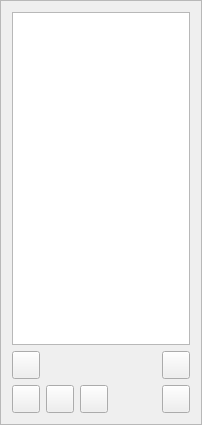
<?xml version="1.0" encoding="UTF-8"?>
<ui version="4.0">
 <class>RouteMapBase</class>
 <widget class="QFrame" name="RouteMapBase">
  <property name="geometry">
   <rect>
    <x>0</x>
    <y>0</y>
    <width>202</width>
    <height>425</height>
   </rect>
  </property>
  <property name="windowTitle">
   <string>Frame</string>
  </property>
  <property name="frameShape">
   <enum>QFrame::StyledPanel</enum>
  </property>
  <property name="frameShadow">
   <enum>QFrame::Raised</enum>
  </property>
  <layout class="QVBoxLayout" name="verticalLayout">
   <item>
    <widget class="QTableView" name="routeList">
     <property name="editTriggers">
      <set>QAbstractItemView::DoubleClicked|QAbstractItemView::EditKeyPressed</set>
     </property>
     <property name="tabKeyNavigation">
      <bool>true</bool>
     </property>
     <property name="alternatingRowColors">
      <bool>true</bool>
     </property>
     <property name="selectionMode">
      <enum>QAbstractItemView::SingleSelection</enum>
     </property>
     <property name="selectionBehavior">
      <enum>QAbstractItemView::SelectRows</enum>
     </property>
     <property name="textElideMode">
      <enum>Qt::ElideNone</enum>
     </property>
     <property name="horizontalScrollMode">
      <enum>QAbstractItemView::ScrollPerPixel</enum>
     </property>
     <property name="showGrid">
      <bool>false</bool>
     </property>
     <property name="sortingEnabled">
      <bool>true</bool>
     </property>
     <property name="cornerButtonEnabled">
      <bool>false</bool>
     </property>
     <attribute name="horizontalHeaderStretchLastSection">
      <bool>true</bool>
     </attribute>
     <attribute name="verticalHeaderVisible">
      <bool>false</bool>
     </attribute>
     <attribute name="verticalHeaderVisible">
      <bool>false</bool>
     </attribute>
     <attribute name="horizontalHeaderStretchLastSection">
      <bool>true</bool>
     </attribute>
    </widget>
   </item>
   <item>
    <layout class="QHBoxLayout" name="horizontalLayout_2">
     <property name="topMargin">
      <number>0</number>
     </property>
     <item>
      <widget class="QPushButton" name="btnLoad">
       <property name="minimumSize">
        <size>
         <width>28</width>
         <height>28</height>
        </size>
       </property>
       <property name="maximumSize">
        <size>
         <width>28</width>
         <height>28</height>
        </size>
       </property>
       <property name="toolTip">
        <string>Load selected Routing Map into current song.</string>
       </property>
       <property name="text">
        <string/>
       </property>
      </widget>
     </item>
     <item>
      <spacer name="horizontalSpacer_2">
       <property name="orientation">
        <enum>Qt::Horizontal</enum>
       </property>
       <property name="sizeHint" stdset="0">
        <size>
         <width>40</width>
         <height>20</height>
        </size>
       </property>
      </spacer>
     </item>
     <item>
      <widget class="QPushButton" name="btnLink">
       <property name="minimumSize">
        <size>
         <width>28</width>
         <height>28</height>
        </size>
       </property>
       <property name="maximumSize">
        <size>
         <width>28</width>
         <height>28</height>
        </size>
       </property>
       <property name="toolTip">
        <string>Set the currently selected Route Map as the default for the currently loaded song.</string>
       </property>
       <property name="text">
        <string/>
       </property>
       <property name="shortcut">
        <string>Ctrl+Shift+L</string>
       </property>
      </widget>
     </item>
    </layout>
   </item>
   <item>
    <layout class="QHBoxLayout" name="horizontalLayout">
     <item>
      <widget class="QPushButton" name="btnEdit">
       <property name="minimumSize">
        <size>
         <width>28</width>
         <height>28</height>
        </size>
       </property>
       <property name="maximumSize">
        <size>
         <width>28</width>
         <height>28</height>
        </size>
       </property>
       <property name="toolTip">
        <string>Edit selected Routing Map notes</string>
       </property>
       <property name="text">
        <string/>
       </property>
      </widget>
     </item>
     <item>
      <widget class="QPushButton" name="btnAdd">
       <property name="minimumSize">
        <size>
         <width>28</width>
         <height>28</height>
        </size>
       </property>
       <property name="maximumSize">
        <size>
         <width>28</width>
         <height>28</height>
        </size>
       </property>
       <property name="toolTip">
        <string>Save Route map from current song as new</string>
       </property>
       <property name="text">
        <string/>
       </property>
      </widget>
     </item>
     <item>
      <widget class="QPushButton" name="btnCopy">
       <property name="minimumSize">
        <size>
         <width>28</width>
         <height>28</height>
        </size>
       </property>
       <property name="maximumSize">
        <size>
         <width>28</width>
         <height>28</height>
        </size>
       </property>
       <property name="toolTip">
        <string>Duplicate Selected Route Map.</string>
       </property>
       <property name="text">
        <string/>
       </property>
      </widget>
     </item>
     <item>
      <spacer name="horizontalSpacer">
       <property name="orientation">
        <enum>Qt::Horizontal</enum>
       </property>
       <property name="sizeHint" stdset="0">
        <size>
         <width>40</width>
         <height>20</height>
        </size>
       </property>
      </spacer>
     </item>
     <item>
      <widget class="QPushButton" name="btnDelete">
       <property name="minimumSize">
        <size>
         <width>28</width>
         <height>28</height>
        </size>
       </property>
       <property name="maximumSize">
        <size>
         <width>28</width>
         <height>28</height>
        </size>
       </property>
       <property name="toolTip">
        <string>Delete selected Routing Map.</string>
       </property>
       <property name="text">
        <string/>
       </property>
      </widget>
     </item>
    </layout>
   </item>
  </layout>
 </widget>
 <resources/>
 <connections/>
</ui>
